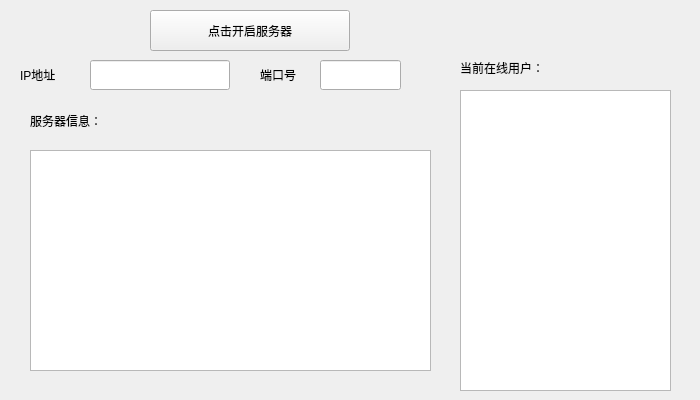
<?xml version="1.0" encoding="UTF-8"?>
<ui version="4.0">
 <class>MyTcpServer</class>
 <widget class="QWidget" name="MyTcpServer">
  <property name="geometry">
   <rect>
    <x>0</x>
    <y>0</y>
    <width>700</width>
    <height>400</height>
   </rect>
  </property>
  <property name="windowTitle">
   <string>MyTcpServer</string>
  </property>
  <property name="windowIcon">
   <iconset resource="resources.qrc">
    <normaloff>:/favicon.ico</normaloff>:/favicon.ico</iconset>
  </property>
  <property name="styleSheet">
   <string notr="true">font: 10pt &quot;楷体&quot;;</string>
  </property>
  <widget class="QPushButton" name="pushButton">
   <property name="geometry">
    <rect>
     <x>150</x>
     <y>10</y>
     <width>200</width>
     <height>41</height>
    </rect>
   </property>
   <property name="text">
    <string>点击开启服务器</string>
   </property>
  </widget>
  <widget class="QLineEdit" name="ip_lineEdit">
   <property name="geometry">
    <rect>
     <x>90</x>
     <y>60</y>
     <width>140</width>
     <height>30</height>
    </rect>
   </property>
  </widget>
  <widget class="QLabel" name="ip_label">
   <property name="geometry">
    <rect>
     <x>20</x>
     <y>60</y>
     <width>70</width>
     <height>30</height>
    </rect>
   </property>
   <property name="text">
    <string>IP地址</string>
   </property>
  </widget>
  <widget class="QLabel" name="port_label">
   <property name="geometry">
    <rect>
     <x>260</x>
     <y>60</y>
     <width>70</width>
     <height>30</height>
    </rect>
   </property>
   <property name="text">
    <string>端口号</string>
   </property>
  </widget>
  <widget class="QLineEdit" name="port_lineEdit">
   <property name="geometry">
    <rect>
     <x>320</x>
     <y>60</y>
     <width>81</width>
     <height>30</height>
    </rect>
   </property>
   <property name="text">
    <string/>
   </property>
  </widget>
  <widget class="QPlainTextEdit" name="plainTextEdit">
   <property name="geometry">
    <rect>
     <x>30</x>
     <y>150</y>
     <width>401</width>
     <height>221</height>
    </rect>
   </property>
   <property name="styleSheet">
    <string notr="true"/>
   </property>
  </widget>
  <widget class="QLabel" name="label">
   <property name="geometry">
    <rect>
     <x>30</x>
     <y>110</y>
     <width>121</width>
     <height>21</height>
    </rect>
   </property>
   <property name="text">
    <string>服务器信息：</string>
   </property>
  </widget>
  <widget class="QListWidget" name="listWidget">
   <property name="geometry">
    <rect>
     <x>460</x>
     <y>90</y>
     <width>211</width>
     <height>301</height>
    </rect>
   </property>
  </widget>
  <widget class="QLabel" name="label_2">
   <property name="geometry">
    <rect>
     <x>460</x>
     <y>60</y>
     <width>121</width>
     <height>16</height>
    </rect>
   </property>
   <property name="text">
    <string>当前在线用户：</string>
   </property>
  </widget>
  <widget class="QLabel" name="label_3">
   <property name="geometry">
    <rect>
     <x>-3</x>
     <y>-1</y>
     <width>701</width>
     <height>401</height>
    </rect>
   </property>
   <property name="styleSheet">
    <string notr="true">border-image: url(:/back.jpg);</string>
   </property>
   <property name="text">
    <string/>
   </property>
  </widget>
  <zorder>label_3</zorder>
  <zorder>pushButton</zorder>
  <zorder>ip_lineEdit</zorder>
  <zorder>ip_label</zorder>
  <zorder>port_label</zorder>
  <zorder>port_lineEdit</zorder>
  <zorder>plainTextEdit</zorder>
  <zorder>label</zorder>
  <zorder>listWidget</zorder>
  <zorder>label_2</zorder>
 </widget>
 <resources>
  <include location="resources.qrc"/>
 </resources>
 <connections/>
</ui>
